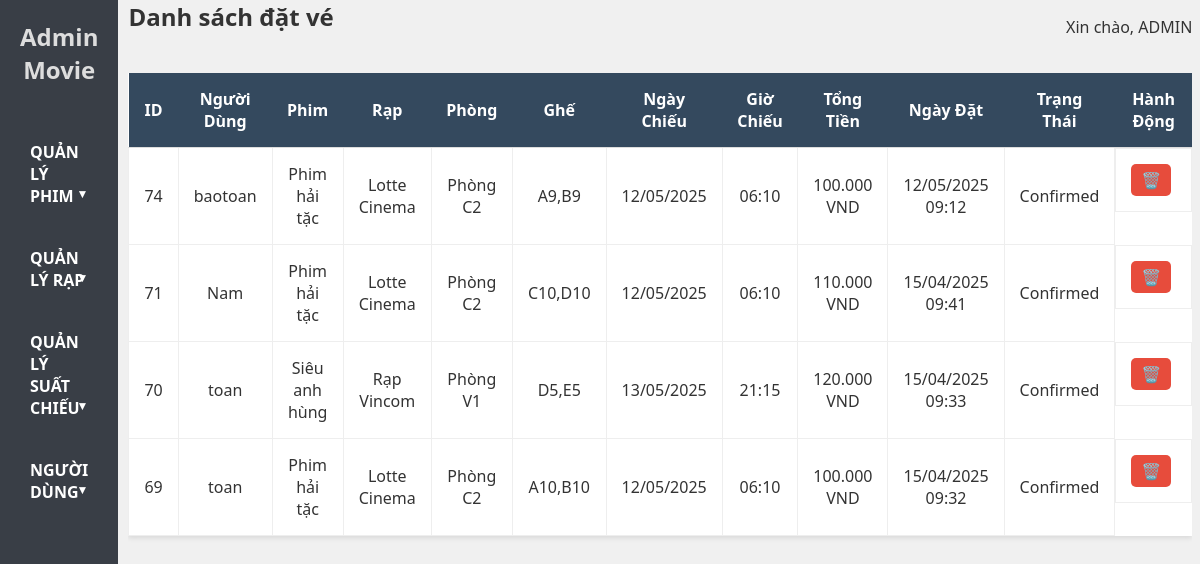
The page /admin.php?controller=history&action=index (signed in) on the database its author committed.
### tables this page shows
CREATE TABLE `bookings` (
  `id` int NOT NULL,
  `user_id` int NOT NULL,
  `showtime_id` int NOT NULL,
  `total_price` decimal(8,2) NOT NULL,
  `booking_time` datetime DEFAULT CURRENT_TIMESTAMP,
  `status` enum('pending','confirmed','cancelled') NOT NULL DEFAULT 'pending',
  `promotion_id` int DEFAULT NULL
);

CREATE TABLE `users` (
  `id` int NOT NULL,
  `username` varchar(50) NOT NULL,
  `phone` varchar(15) DEFAULT NULL,
  `email` varchar(255) NOT NULL,
  `password` varchar(255) NOT NULL,
  `address` varchar(255) DEFAULT NULL,
  `image` varchar(100) DEFAULT NULL,
  `role` enum('user','admin') NOT NULL DEFAULT 'user',
  `created_at` datetime DEFAULT CURRENT_TIMESTAMP
);

CREATE TABLE `movies` (
  `id` int NOT NULL,
  `title` varchar(255) NOT NULL,
  `description` text,
  `duration` int NOT NULL,
  `release_date` date NOT NULL,
  `trailer_path` varchar(100) DEFAULT NULL,
  `poster_path` varchar(100) DEFAULT NULL,
  `view` int DEFAULT '0',
  `created_at` datetime DEFAULT CURRENT_TIMESTAMP,
  `director` varchar(255) DEFAULT NULL
);

CREATE TABLE `theaters` (
  `id` int NOT NULL,
  `name` varchar(100) NOT NULL,
  `address` varchar(255) NOT NULL,
  `capacity` int NOT NULL
);

CREATE TABLE `rooms` (
  `id` int NOT NULL,
  `theater_id` int NOT NULL,
  `name` varchar(50) NOT NULL,
  `capacity` int NOT NULL,
  `rows` int NOT NULL,
  `columns` int NOT NULL
);

CREATE TABLE `showtimes` (
  `id` int NOT NULL,
  `movie_id` int NOT NULL,
  `theater_id` int NOT NULL,
  `room_id` int NOT NULL,
  `start_time` datetime NOT NULL,
  `price` decimal(8,2) NOT NULL,
  `available_seats` int NOT NULL,
  `end_time` datetime NOT NULL
);

### models/BaseModel.php (called while the page is built, shortened)
<?php
class BaseModel
{
     public function __construct($db, $table)
     {
          $this->conn = $db;
     }
}
?>

### models/BookingModel.php (called while the page is built, shortened)
<?php
require_once MODEL_PATH . 'BaseModel.php';
class BookingModel extends BaseModel
{
    public function getAllBookings()
    {
        $query = "
            SELECT
                b.id AS booking_id,
                b.total_price,
                b.status AS booking_status,
                b.booking_time,
                u.username,
                m.title AS movie_title,
                t.name AS theater_name,
                r.name AS room_name,
                s.start_time,
                GROUP_CONCAT(CONCAT(CHAR(64 + ts.row), ts.column)) AS seats
            FROM bookings b
            INNER JOIN users u ON b.user_id = u.id
            INNER JOIN showtimes s ON b.showtime_id = s.id
            INNER JOIN movies m ON s.movie_id = m.id
            INNER JOIN rooms r ON s.room_id = r.id
            INNER JOIN theaters t ON r.theater_id = t.id
            INNER JOIN booking_seats bs ON b.id = bs.booking_id
            INNER JOIN theater_seats ts ON bs.theater_seat_id = ts.id
            GROUP BY b.id
            ORDER BY b.booking_time DESC
        ";
        $stmt = $this->conn->prepare($query);
        $stmt->execute();
        $bookings = $stmt->fetchAll(PDO::FETCH_ASSOC);
        return $bookings;
    }
}
?>

### views/admin/admin_history/history_list.php (the view, shortened to what this page needs)
<div class="main-content">
    <div class="header">
        <h1>Danh sách đặt vé</h1>
        <div class="user-info">
            <span>Xin chào, ADMIN</span>
        </div>
    </div>
    <?php if (empty($bookings)): ?>
        <p>Không có đặt vé nào.</p>
    <?php else: ?>
        <div class="table-container">
            <table>
                <thead>
                    <tr>
                        <th>ID</th>
                        <th>Người dùng</th>
                        <th>Phim</th>
                        <th>Rạp</th>
                        <th>Phòng</th>
                        <th>Ghế</th>
                        <th>Ngày chiếu</th>
                        <th>Giờ chiếu</th>
                        <th>Tổng tiền</th>
                        <th>Ngày đặt</th>
                        <th>Trạng thái</th>
                        <th>Hành động</th>
                    </tr>
                </thead>
                <tbody>
                    <?php foreach ($bookings as $booking): ?>
                        <tr>
                            <td><?= htmlspecialchars($booking['booking_id']) ?></td>
                            <td><?= htmlspecialchars($booking['username']) ?></td>
                            <td><?= htmlspecialchars($booking['movie_title']) ?></td>
                            <td><?= htmlspecialchars($booking['theater_name']) ?></td>
                            <td><?= htmlspecialchars($booking['room_name']) ?></td>
                            <td><?= htmlspecialchars($booking['seats']) ?></td>
                            <td><?= htmlspecialchars(date('d/m/Y', strtotime($booking['start_time']))) ?></td>
                            <td><?= htmlspecialchars(date('H:i', strtotime($booking['start_time']))) ?></td>
                            <td><?php echo htmlspecialchars($booking['total_price']); ?></td>
                            <td><?= htmlspecialchars(date('d/m/Y H:i', strtotime($booking['booking_time']))) ?></td>
                            <td><?= htmlspecialchars(ucfirst($booking['booking_status'])) ?></td>
                            <td class="action-buttons">
                                <form action="admin.php?controller=booking&action=delete" method="post"
                                    onsubmit="return confirm('Bạn có chắc chắn muốn xóa đặt vé này?');">
                                    <button type="submit" class="delete-btn">🗑️</button>
                                </form>
                            </td>
                        </tr>
                    <?php endforeach; ?>
                </tbody>
            </table>
        </div>
    <?php endif; ?>
</div>

### public/css/admin/style.css (style rules this page uses)
* { margin: 0; padding: 0; box-sizing: border-box; font-family: 'Segoe UI', Tahoma, Geneva, Verdana, sans-serif; }
body { display: flex; height: 100vh; background-color: #f0f0f0; }
button { outline: none; border: none; }
.table-container { height: 550px; overflow-y: auto; }
.main-content { height: 100%; flex: 1; padding: 0 10px; }
.header { display: flex; justify-content: space-between; align-items: center; margin-bottom: 20px; }
.header h1 { font-size: 24px; }
.user-info { font-size: 16px; color: #333; }
table { width: 100%; border-collapse: collapse; background-color: white; box-shadow: 0 2px 5px rgba(0, 0, 0, 0.1); }
table th, table td { padding: 15px; text-align: center; border-bottom: 1px solid #ddd; }
table th { background-color: #34495e; color: white; text-transform: capitalize; position: sticky; top: 0; }
table td { color: #333; border: 1px solid #eee; }
.edit-btn, .delete-btn { display: inline-block; padding: 5px 10px; text-decoration: none; border-radius: 5px; margin-right: 5px; font-size: 16px; }
.delete-btn { background-color: #e74c3c; color: white; }
h1 { text-align: center; font-size: 22px; margin-bottom: 20px; color: #333; }
.action-buttons { display: flex; }

### views/admin/admin_history/history_list.php (style rules this page uses)
.table-container { height: 600px; }

### rows shown on the page
bookings: id "74", user.username "baotoan", movies.title "Phim hải tặc", theaters.name "Lotte Cinema", rooms.name "Phòng C2", seats "A9,B9", showtime.start_time "12/05/2025", showtime.start_time "06:10", total_price "100.000 VND", booking_time "12/05/2025 09:12", status "Confirmed"
bookings: id "71", user.username "Nam", movies.title "Phim hải tặc", theaters.name "Lotte Cinema", rooms.name "Phòng C2", seats "C10,D10", showtime.start_time "12/05/2025", showtime.start_time "06:10", total_price "110.000 VND", booking_time "15/04/2025 09:41", status "Confirmed"
bookings: id "70", user.username "toan", movies.title "Siêu anh hùng", theaters.name "Rạp Vincom", rooms.name "Phòng V1", seats "D5,E5", showtime.start_time "13/05/2025", showtime.start_time "21:15", total_price "120.000 VND", booking_time "15/04/2025 09:33", status "Confirmed"
bookings: id "69", user.username "toan", movies.title "Phim hải tặc", theaters.name "Lotte Cinema", rooms.name "Phòng C2", seats "A10,B10", showtime.start_time "12/05/2025", showtime.start_time "06:10", total_price "100.000 VND", booking_time "15/04/2025 09:32", status "Confirmed"
